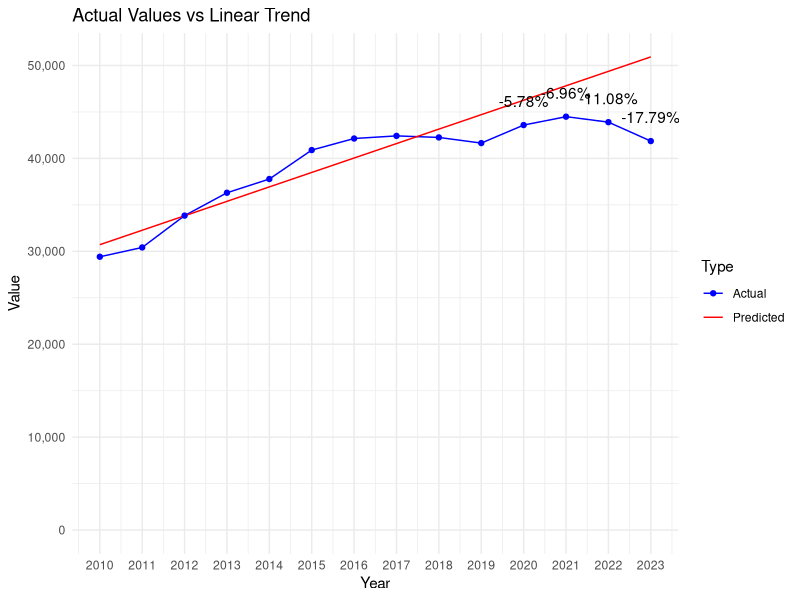

Recreate this plot in R.
# Load necessary libraries
library(dplyr)
library(readr)
library(ggplot2)

# Defines the data as a named vector
data <- c(
  `2010` = 29415, `2011` = 30417, `2012` = 33844, `2013` = 36303, `2014` = 37781,
  `2015` = 40898, `2016` = 42140, `2017` = 42423, `2018` = 42257, `2019` = 41648,
  `2020` = 43588, `2021` = 44491, `2022` = 43901, `2023` = 41866
)

# Extracts data for the decade and recent years
decade <- data[as.character(2010:2019)]
recent_years <- data[as.character(2020:2023)]

# Fits a linear model to the decade data
years <- as.numeric(names(decade))
lm_model <- lm(decade ~ years)

# Predicts values for 2020 to 2023 based on the linear model
predicted_values <- predict(lm_model, newdata = data.frame(years = as.numeric(names(recent_years))))

# Calculates deviations from the linear trend
deviations <- recent_years - predicted_values

# Calculates the mean and standard deviation of the decade
decade_mean <- mean(decade)
decade_stddev <- sd(decade)

# Initializes vectors to store the calculated values
z_scores <- numeric(length(recent_years))
percent_deviations <- numeric(length(recent_years))

# Calculates and store the Z-scores, deviations, and percentage of deviations for recent years
for (i in 1:length(recent_years)) {
  year <- names(recent_years)[i]
  z_scores[i] <- (recent_years[year] - decade_mean) / decade_stddev
  deviation <- deviations[year]
  percent_deviations[i] <- (deviation / predicted_values[i]) * 100
  cat(sprintf("Year: %s, Z-score: %f, Deviation from linear trend: %f, Percentage of deviation: %f%%\n",
              year, z_scores[i], deviation, percent_deviations[i]))
}

# Prepare an extended range for predictions, including 2020 to 2023
extended_years <- as.numeric(c(names(decade), names(recent_years)))

# Predict values for the extended range based on the linear model
extended_predicted_values <- predict(lm_model, newdata = data.frame(years = extended_years))

# Create a data frame for plotting actual values
actual_plot_data <- data.frame(
  Year = as.numeric(names(data)),
  Value = data,
  Type = "Actual"
)

# Create a data frame for plotting predicted values
predicted_plot_data <- data.frame(
  Year = extended_years,
  Value = extended_predicted_values,
  Type = "Predicted"
)

# Combine actual and predicted data
plot_data <- rbind(actual_plot_data, predicted_plot_data)

# Create the line chart
p <- ggplot(plot_data, aes(x = Year, y = Value, color = Type)) +
  geom_line(aes(group = Type)) +
  geom_point(data = actual_plot_data, aes(x = Year, y = Value)) +
  theme_minimal() +
  labs(title = "Actual Values vs Linear Trend", x = "Year", y = "Value") +
  scale_color_manual(values = c("Actual" = "blue", "Predicted" = "red")) +
  scale_y_continuous(labels = scales::comma, limits = c(0, max(plot_data$Value))) +
  scale_x_continuous(breaks = extended_years) # Set breaks to every year

# Add percentage of deviation annotations for 2020 to 2023
for (i in 1:length(recent_years)) {
  year <- as.numeric(names(recent_years)[i])
  deviation_value <- percent_deviations[i]
  p <- p + annotate("text", x = year, y = data[as.character(year)], label = paste0(round(deviation_value, 2), "%"), vjust = -1.5)
}

# Print the plot
print(p)
